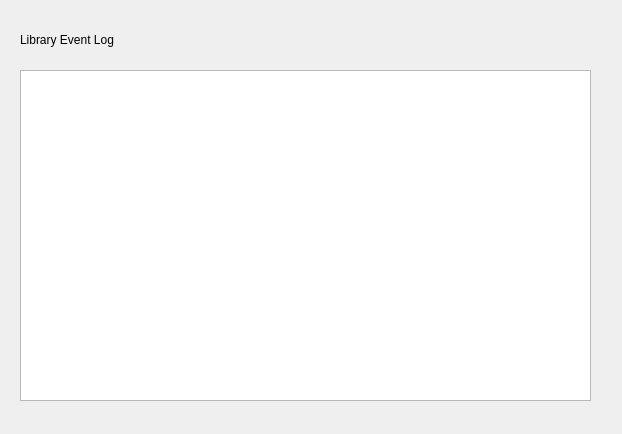
<?xml version="1.0" encoding="UTF-8"?>
<ui version="4.0">
 <class>LogWidget</class>
 <widget class="QWidget" name="LogWidget">
  <property name="geometry">
   <rect>
    <x>0</x>
    <y>0</y>
    <width>622</width>
    <height>434</height>
   </rect>
  </property>
  <property name="windowTitle">
   <string>Form</string>
  </property>
  <widget class="QPlainTextEdit" name="plainTextEdit">
   <property name="geometry">
    <rect>
     <x>20</x>
     <y>70</y>
     <width>571</width>
     <height>331</height>
    </rect>
   </property>
  </widget>
  <widget class="QLabel" name="label">
   <property name="geometry">
    <rect>
     <x>20</x>
     <y>30</y>
     <width>281</width>
     <height>20</height>
    </rect>
   </property>
   <property name="text">
    <string>Library Event Log</string>
   </property>
  </widget>
 </widget>
 <resources/>
 <connections/>
</ui>
